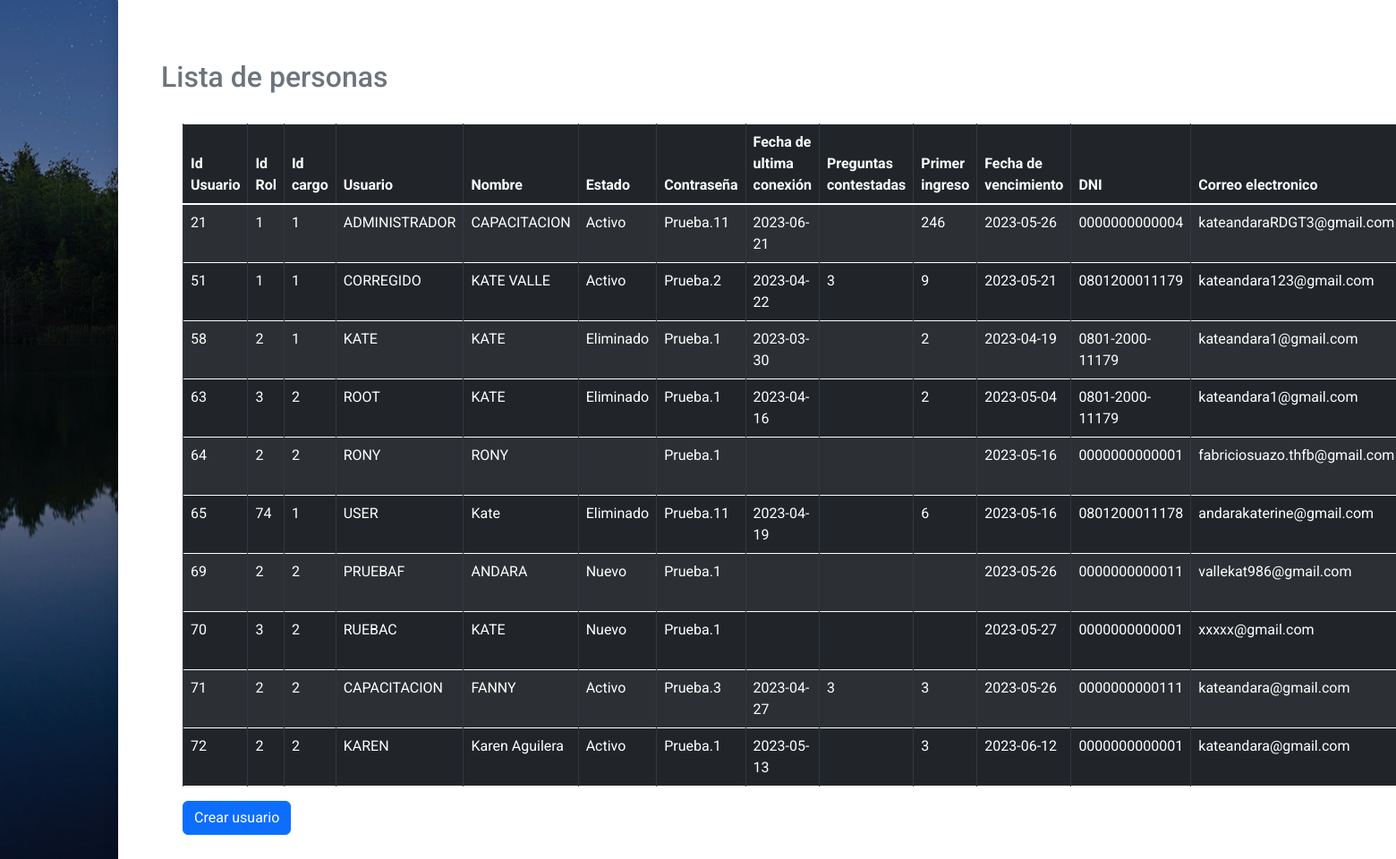
/Formularios/Usuarios.php?mensaje=error, run on the app's committed database.
### tables this page shows
CREATE TABLE `tbl_ms_usuarios` (
  `Id_Usuario` int NOT NULL AUTO_INCREMENT,
  `Id_Rol` int NOT NULL,
  `Id_Cargo` int NOT NULL,
  `Usuario` varchar(45) DEFAULT NULL,
  `Nombre` varchar(60) DEFAULT NULL,
  `Estado` varchar(45) DEFAULT NULL,
  `Contraseña` varchar(15) DEFAULT NULL,
  `Fecha_ultima_conexion` date DEFAULT NULL,
  `Preguntas_contestadas` int DEFAULT NULL,
  `Primer_ingreso` int DEFAULT NULL,
  `Fecha_vencimiento` date DEFAULT NULL,
  `DNI` varchar(16) DEFAULT NULL,
  `Correo_Electronico` varchar(45) DEFAULT NULL,
  `Creado_por` varchar(45) DEFAULT NULL,
  `Fecha_creacion` date DEFAULT NULL,
  `Modificado_por` varchar(45) DEFAULT NULL,
  `Fecha_modificacion` date DEFAULT NULL,
  PRIMARY KEY (`Id_Usuario`),
  KEY `fk_TBL_MS_USUARIOS_TBL_MS_ROLES1_idx` (`Id_Rol`),
  KEY `fk_TBL_MS_USUARIOS_TBL_CARGOS1_idx` (`Id_Cargo`),
  CONSTRAINT `FK_Id_Rol_TBL_MS_USUARIOS_TBL_MS_ROLES` FOREIGN KEY (`Id_Rol`) REFERENCES `tbl_ms_roles` (`Id_Rol`),
  CONSTRAINT `fk_TBL_MS_USUARIOS_TBL_CARGOS1` FOREIGN KEY (`Id_Cargo`) REFERENCES `tbl_cargos` (`Id_Cargo`)
);

### Formularios/Usuarios.php (the view, shortened to what this page needs)
<!doctype html>
<html lang="es">
  <head>
  <link href='https://unpkg.com/boxicons@2.1.1/css/boxicons.min.css' rel='stylesheet'>
  <link rel="stylesheet" href="../style.css">
  <link rel="stylesheet" href="https://cdnjs.cloudflare.com/ajax/libs/font-awesome/4.7.0/css/font-awesome.min.css">
  <link rel="stylesheet" href="https://maxcdn.bootstrapcdn.com/bootstrap/4.0.0/css/bootstrap.min.css">
    <link rel="stylesheet" href="https://cdn.jsdelivr.net/npm/bootstrap@5.0.2/dist/css/bootstrap.min.css">
    <link rel="stylesheet" href="https://cdn.jsdelivr.net/npm/bootstrap-icons@1.5.0/font/bootstrap-icons.css">
  <link href='https://unpkg.com/boxicons@2.1.1/css/boxicons.min.css' rel='stylesheet'>
  <link href="https://cdn.jsdelivr.net/npm/bootstrap@5.2.0/dist/css/bootstrap.min.css" rel="stylesheet">
  </head>
  <body>
<?php
    include_once "../config/conexion2.php";
    $sentencia = $conexion -> query("select * from tbl_ms_usuarios");
    $usuario = $sentencia->fetchAll(PDO::FETCH_OBJ);
?>
<div ALIGN="left" class="container mt-7">
    <div  class =" row justify-content-left">
        <div class="col-sm-4 col-md-4 col-lg-4 col-xl-4 ">
            <div class="bg-white p-5 rounded-5 text-secondary shadow" style="width: 103rem">
                <div class="d-flex justify-content-center">
                    <img src="https://cdn-icons-png.flaticon.com/512/5087/5087579.png" alt="login-icon" style="height: 7rem" />
                </div>
                <div class="card-header">
                   <h2> Lista de personas </h2>
                </div>
                <div class="p-4">
                <table style="width: 80rem" class="table table-striped table table-hover table table-dark  table table-bordered border-secundary">
                        <thead>
                            <tr>
                                <th scope="col">Id Usuario</th>
                                <th scope="col">Id Rol</th>
                                <th scope="col">Id cargo</th>
                                <th scope="col">Usuario</th>
                                <th scope="col">Nombre</th>
                                <th scope="col">Estado</th>
                                <th scope="col">Contraseña</th>
                                <th scope="col">Fecha de ultima conexión</th>
                                <th scope="col">Preguntas contestadas</th>
                                <th scope="col">Primer ingreso</th>
                                <th scope="col">Fecha de vencimiento</th>
                                <th scope="col">DNI</th>
                                <th scope="col">Correo electronico</th>
                            </tr>
                        </thead>
                        <tbody>
                            <?php
                                foreach($usuario as $dato){
                            ?>
                            <tr>
                                <td scope="row"><?php echo $dato->Id_Usuario; ?></td>
                                <td><?php echo $dato->Id_Rol; ?></td>
                                <td><?php echo $dato->Id_Cargo; ?></td>
                                <td><?php echo $dato->Usuario; ?></td>
                                <td><?php echo $dato->Nombre; ?></td>
                                <td><?php echo $dato->Estado; ?></td>
                                <td><?php echo $dato->Contraseña; ?></td>
                                <td><?php echo $dato->Fecha_ultima_conexion; ?></td>
                                <td><?php echo $dato->Preguntas_contestadas; ?></td>
                                <td><?php echo $dato->Primer_ingreso; ?></td>
                                <td><?php echo $dato->Fecha_vencimiento; ?></td>
                                <td><?php echo $dato->DNI; ?></td>
                                <td><?php echo $dato->Correo_Electronico; ?></td>
                            </tr>
                            <?php
                                }
                            ?>
                        </tbody>
                    </table>
                    <a href="GestionUsuario.php" type="submit"  class="btn btn-primary">Crear usuario</a>
                </div>
            </div>
        </div>
    </div>
</div>
  </body>
</html>

### style.css (style rules this page uses)
* { margin: 0; padding: 0; box-sizing: border-box; font-family: 'Roboto', sans-serif; }
body { height: 100vh; display: flex; align-items: center; justify-content: center; background-image: url(img/3.jpg); background-position: center; background-repeat: no-repeat; background-size: cover; color: #fff; }

### data on the page
tbl_ms_usuarios: Id_Usuario "21", Id_Rol "1", Id_Cargo "1", Usuario "ADMINISTRADOR", Nombre "CAPACITACION", Estado "Activo", Contraseña "Prueba.11", Fecha_ultima_conexion "2023-06-21", Primer_ingreso "246", Fecha_vencimiento "2023-05-26", DNI "0000000000004", Correo_Electronico "kateandaraRDGT3@gmail.com"
tbl_ms_usuarios: Id_Usuario "51", Id_Rol "1", Id_Cargo "1", Usuario "CORREGIDO", Nombre "KATE VALLE", Estado "Activo", Contraseña "Prueba.2", Fecha_ultima_conexion "2023-04-22", Preguntas_contestadas "3", Primer_ingreso "9", Fecha_vencimiento "2023-05-21", DNI "0801200011179", Correo_Electronico "kateandara123@gmail.com"
tbl_ms_usuarios: Id_Usuario "58", Id_Rol "2", Id_Cargo "1", Usuario "KATE", Nombre "KATE", Estado "Eliminado", Contraseña "Prueba.1", Fecha_ultima_conexion "2023-03-30", Primer_ingreso "2", Fecha_vencimiento "2023-04-19", DNI "0801-2000-11179", Correo_Electronico "kateandara1@gmail.com"
tbl_ms_usuarios: Id_Usuario "63", Id_Rol "3", Id_Cargo "2", Usuario "ROOT", Nombre "KATE", Estado "Eliminado", Contraseña "Prueba.1", Fecha_ultima_conexion "2023-04-16", Primer_ingreso "2", Fecha_vencimiento "2023-05-04", DNI "0801-2000-11179", Correo_Electronico "kateandara1@gmail.com"
tbl_ms_usuarios: Id_Usuario "64", Id_Rol "2", Id_Cargo "2", Usuario "RONY", Nombre "RONY", Contraseña "Prueba.1", Fecha_vencimiento "2023-05-16", DNI "0000000000001", Correo_Electronico "fabriciosuazo.thfb@gmail.com"
tbl_ms_usuarios: Id_Usuario "65", Id_Rol "74", Id_Cargo "1", Usuario "USER", Nombre "Kate", Estado "Eliminado", Contraseña "Prueba.11", Fecha_ultima_conexion "2023-04-19", Primer_ingreso "6", Fecha_vencimiento "2023-05-16", DNI "0801200011178", Correo_Electronico "andarakaterine@gmail.com"
tbl_ms_usuarios: Id_Usuario "69", Id_Rol "2", Id_Cargo "2", Usuario "PRUEBAF", Nombre "ANDARA", Estado "Nuevo", Contraseña "Prueba.1", Fecha_vencimiento "2023-05-26", DNI "0000000000011", Correo_Electronico "vallekat986@gmail.com"
tbl_ms_usuarios: Id_Usuario "70", Id_Rol "3", Id_Cargo "2", Usuario "RUEBAC", Nombre "KATE", Estado "Nuevo", Contraseña "Prueba.1", Fecha_vencimiento "2023-05-27", DNI "0000000000001", Correo_Electronico "xxxxx@gmail.com"
tbl_ms_usuarios: Id_Usuario "71", Id_Rol "2", Id_Cargo "2", Usuario "CAPACITACION", Nombre "FANNY", Estado "Activo", Contraseña "Prueba.3", Fecha_ultima_conexion "2023-04-27", Preguntas_contestadas "3", Primer_ingreso "3", Fecha_vencimiento "2023-05-26", DNI "0000000000111", Correo_Electronico "kateandara@gmail.com"
tbl_ms_usuarios: Id_Usuario "72", Id_Rol "2", Id_Cargo "2", Usuario "KAREN", Nombre "Karen Aguilera", Estado "Activo", Contraseña "Prueba.1", Fecha_ultima_conexion "2023-05-13", Primer_ingreso "3", Fecha_vencimiento "2023-06-12", DNI "0000000000001", Correo_Electronico "kateandara@gmail.com"
